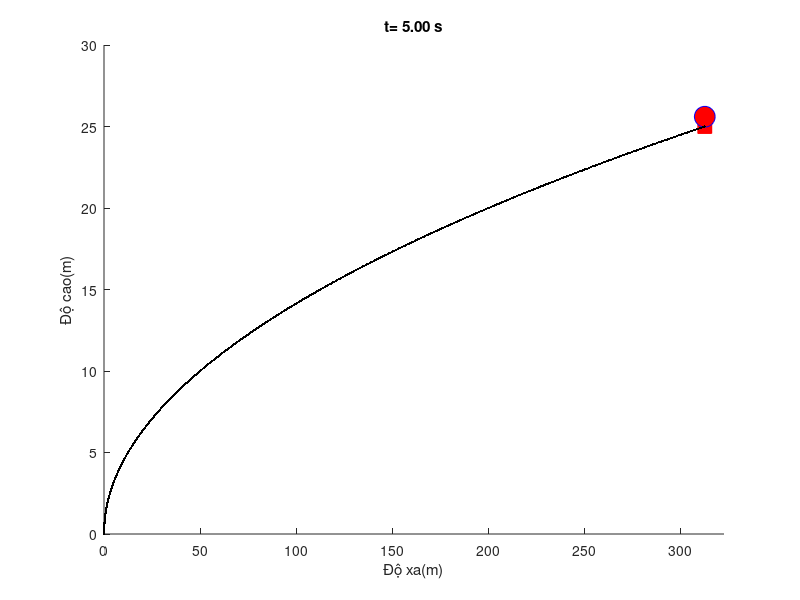

The MATLAB script that drew this image:
function Quy_dao_khinh_khi_cau
clc
close all
clear all
%% INPUT DATA
T=0;
x = 0;A=0;
y = 0;B=0.8;
v0 = input('Nhập vận tốc bay lên v0(m/s)=');
a  = input('Nhập hệ số a=');
t = input('Nhập thời gian bay t(s)=');
n=0;%số đếm
dt = linspace(0,t,1000);
%% LIMIT
X=((a*v0*t^2)/2)+10;
Y=(v0*t)+5;
%% FIGURE
xlabel('Độ xa(m)');
ylabel('Độ cao(m)');
hold on
vat = plot(x,y,'rs','MarkerSize',10,'markerfacecolor','r');
khicau=plot(A,B,'bo','MarkerSize',15,'markerfacecolor','r');
tg=title(sprintf('t= %0.2f s',T));
axis([0 X 0 Y]);
%% CALCULATION
while n<1000
    n=n+1;
    T=dt(n); 
    x=(a*v0*T^2)/2;
    y=v0*T;
    A=x;
    B=y+0.6;
    plot(x,y,'.','markersize',5,'color','k');
    set(vat,'xdata',x,'ydata',y);
    set(khicau,'xdata',A,'ydata',B);
    set(tg,'string',sprintf('t= %0.2f s',T));
    pause(0.00001); 
end
disp(['Độ cao cuối cùng:' num2str(y) '(m)']);
disp(['Độ xa cuối cùng:' num2str(x) '(m)']);
end